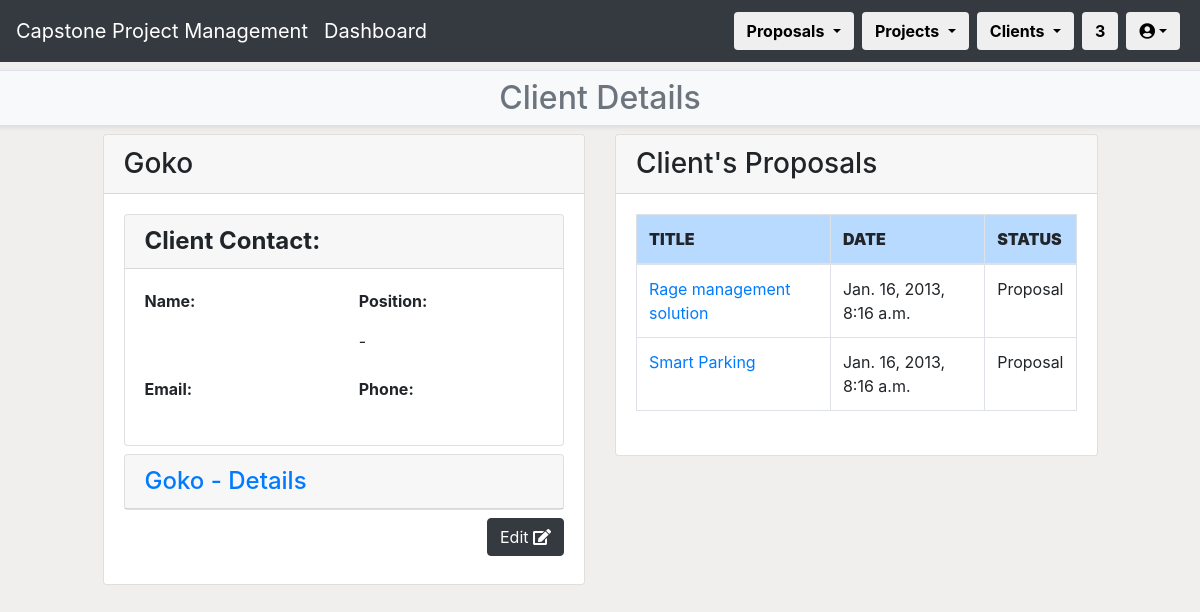
/CPPMS/client/client_list/client_detail/30 (signed in), run on the app's committed database.
### CPPMS/models.py (models this page shows, shortened)
class Client(models.Model):
    name = models.CharField(max_length=128, default="", unique=True)
    created_at = models.DateTimeField(auto_now_add=True)
    updated_at = models.DateTimeField(auto_now=True)
    address = models.CharField(max_length=255, default="")
    website = models.CharField(max_length=255, default="")
    desc = models.TextField(default="")
    pass

class Proposal(models.Model):
    title = models.CharField(max_length=128, default="")
    created_at = models.DateTimeField(auto_now_add=True)
    updated_at = models.DateTimeField(auto_now=True)
    desc = models.TextField(default="")
    status = models.CharField(max_length=255, default="")
    spec = models.TextField(default="")
    skills = models.TextField(default="")
    env = models.TextField(default="")
    res = models.TextField(default="")
    client = models.ForeignKey(
        Client,
        on_delete=models.CASCADE,
        blank=True,
        null=True
    )
    external_supervisor = models.ForeignKey(
        External_Supervisor,
        models.SET_NULL,
        blank=True,
        null=True
    )
    proposal_incoming = models.ForeignKey(
        Incoming_Proposal,
        models.SET_NULL,
        blank=True,
        null=True
    )
    pass

### CPPMS/views.py (the view)
@login_required(login_url="/CPPMS/login/")
def client_detail(request, pk=None):
    username = request.user.first_name + " " + request.user.last_name
    client_detail = get_object_or_404(Client, pk=pk)
    proposals = Proposal.objects.all()
    count()
    filter_value = client_detail.pk
    if filter_value:
        proposal_filter = proposals.filter(client_id=filter_value)
    return render(
        request,
        "client_detail.html",
        {
            "count": count,
            "proposal_filter": proposal_filter,
            "client_detail": client_detail,
            "username": username,
            "proposals": proposals
        }
    )

### CPPMS/views.py (called while the page is built)
def count():
    count = []
    count_web = Incoming_Proposal.proposals.all().count()
    count_word = Upload_Proposal.objects.all().count()
    count_all = count_web + count_word
    count_all_proposal = Proposal.objects.all().count()
    count_all_client = Client.objects.all().count()
    count = [count_web, count_word, count_all,count_all_proposal,count_all_client]
    return count

### CPPMS/templates/client_detail.html (shortened to what this page needs)
{% extends "client.html" %}
{% block sub-page_content %}
{% if not messages %}
<h2>Client Details</h2>
{% else %}
<h2>Client Details</h2>
{% for message in messages %}<li>{{ message }}</li>{% endfor %}
{% endif %}
{% endblock %}
{% block page_detail_content %}
<div class="row">
    <div class="col-1"></div>
    <div class="col-md-5">
        <div class="card">
            <h3 class="card-header">{{ client_detail.name }}</h3>
            <div class="card-body">
                <div class="row mb-2">
                    <div class="col">
                        <div class="card">
                            <h4 class="card-header"><strong>Client Contact:</strong></h4>
                            <div class="card-body">
                                <div class="row mb-2">
                                    <div class="col">
                                        <p><strong>Name:</strong></p>
                                    </div>
                                    <div class="col">
                                        <p><strong>Position:</strong></p>
                                        <p>{{ client_detail.contact.position }} - {{ client_detail.contact.department }}</p>
                                    </div>
                                </div>
                                <div class="row mb-2">
                                    <div class="col">
                                        <p><strong>Email:</strong></p>
                                    </div>
                                    <div class="col">
                                        <p><strong>Phone:</strong></p>
                                    </div>
                                </div>
                            </div>
                        </div>
                    </div>
                </div>
                <div class="row mb-2">
                    <div class="col">
                        <div class="card">
                            <h4 class="card-header">
                                <a data-toggle="collapse" href="#collapse1">{{ client_detail.name }} - Details</a>
                            </h4>
                        </div>
                    </div>
                </div>
                <div class="row mb-2">
                    <div class="col text-right">
                        <a class="btn btn-dark" href="client_edit/{{ client_detail.pk }}" role="button" data-toggle="tooltip" title="Edit '{{ client_detail.name }}'">Edit <i class="fa fa-edit"></i></a>
                    </div>
                </div>
            </div>
        </div>
    </div>
    <div class="col-md-5">
        <div class="card">
            <h3 class="card-header">Client's Proposals</h3>
            <div class="card-body">
                <div class="row mb-2">
                    <div class="col">
                        <div class="table-responsive">
                            <table class="table table-bordered table-hover">
                                <thead>
                                    <tr class="table-primary">
                                        <th scope="col"><strong>TITLE</strong></th>
                                        <th scope="col"><strong>DATE</strong></th>
                                        <th scope="col"><strong>STATUS</strong></th>
                                    </tr>
                                </thead>
                                <tbody>
                                    {% for proposal in proposal_filter %}
                                    <tr scope="row">
                                        <td><a href="proposal_detail/{{proposal.pk}}">{{ proposal.title }}</a></td>
                                        <td>{{ proposal.created_at }}</td>
                                        <td>{{ proposal.status }}</td>
                                    </tr>
                                    {% endfor %}
                                </tbody>
                            </table>
                        </div>
                    </div>
                </div>
            </div>
        </div>
    </div>
    <div class="col-1"></div>
</div>
{% endblock %}

### data on the page
Client: name "Goko"
Proposal: title "Rage management solution", created_at "Jan. 16, 2013, 8:16 a.m.", status "Proposal"
Proposal: title "Smart Parking", created_at "Jan. 16, 2013, 8:16 a.m.", status "Proposal"

### other printed values
{{ count.2 }} "3"
